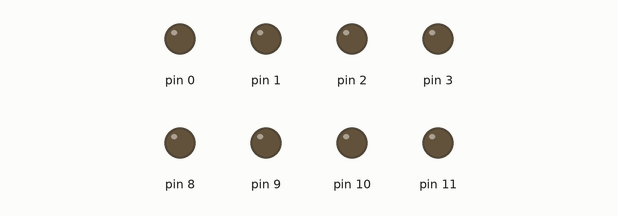
Recording of a sketch running on a simulated Arduino Uno, built with avr-gcc and run on an emulated ATmega328P. On the bench: output pins drawn as LEDs (lit = HIGH).

Above: at 0.2 s.
At 1.2 s:
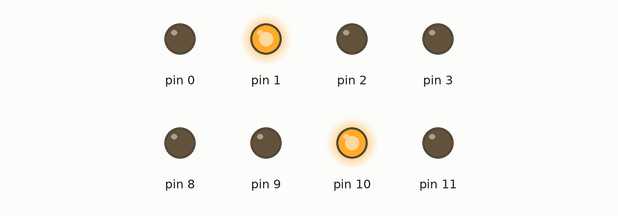
At 1.7 s:
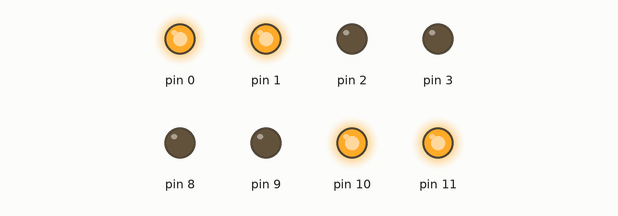
At 2.7 s:
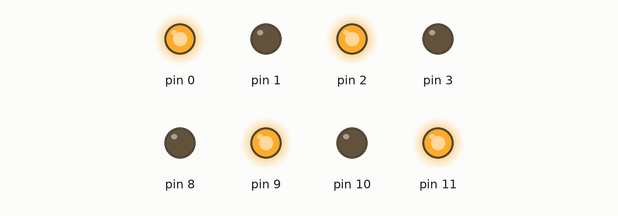
At 4.2 s:
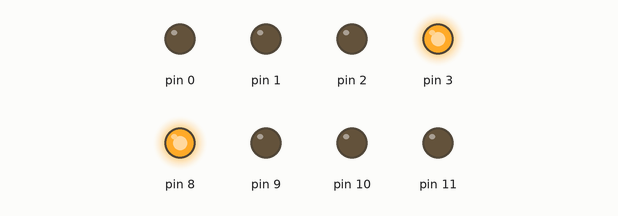
At 5.7 s:
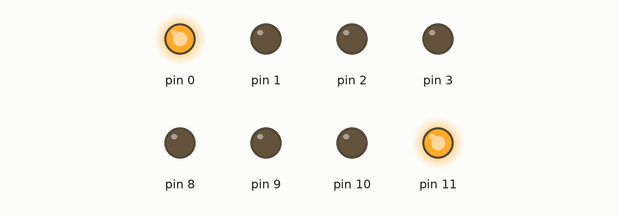
Timing chart, 0 to 6.5 s (numbered marks = the images above):
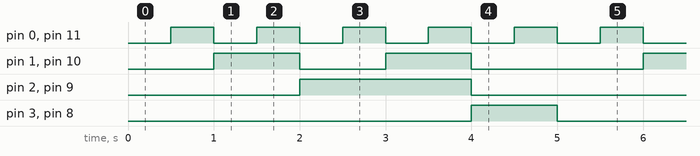

Measured:
- by itself, pin 0, pin 11: alternates HIGH for 0.50 s and LOW for 0.50 s
- by itself, pin 1, pin 10: repeats every 5.0 s: LOW 1.0 s, HIGH 1.0 s, LOW 2.0 s, HIGH 1.0 s
- by itself, pin 2, pin 9: alternates HIGH for 2.0 s and LOW for 3.0 s
- by itself, pin 3, pin 8: alternates HIGH for 1.0 s and LOW for 4.0 s

The sketch:

firmware_codeC.ino
```cpp
void setup() {
  DDRD |= 0x0F;   // PD0-PD3 output
  DDRB |= 0x0F;   // PB0-PB3 output
}

void loop() {
  static uint8_t count = 0;

  // PD giữ nguyên
  PORTD = (PORTD & 0xF0) | (count & 0x0F);

  // Đảo thứ tự bit sang PB4 -> PB0
  uint8_t reversed =
      ((count & 0x01) << 3) |   // b0 -> PB3
      ((count & 0x02) << 1) |   // b1 -> PB2
      ((count & 0x04) >> 1) |   // b2 -> PB1
      ((count & 0x08) >> 3);    // b3 -> PB0

  PORTB = (PORTB & 0xF0) | reversed;

  delay(500);

  count++;
  if(count > 9) count = 0;
}
```
